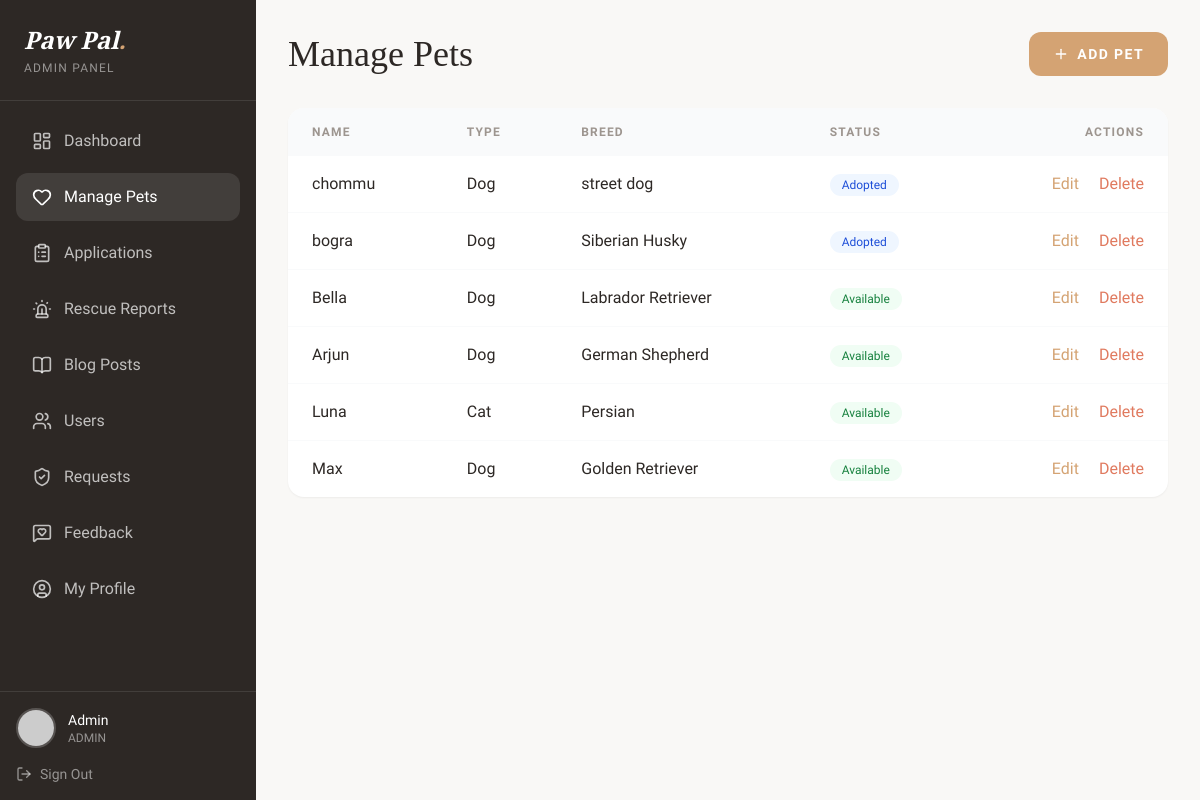
/admin/pets.php (signed in), run on the app's committed database.
### tables this page shows
CREATE TABLE `pets` (
  `id` int(11) NOT NULL,
  `name` varchar(50) NOT NULL,
  `type` enum('dog','cat','bird','other') NOT NULL,
  `breed` varchar(50) DEFAULT NULL,
  `age` varchar(20) DEFAULT NULL,
  `gender` enum('Male','Female') NOT NULL,
  `description` text DEFAULT NULL,
  `location` varchar(255) DEFAULT NULL,
  `image` varchar(255) DEFAULT 'default_pet.jpg',
  `status` enum('Available','Adopted','Pending') DEFAULT 'Available',
  `added_by` int(11) DEFAULT NULL,
  `added_at` timestamp NOT NULL DEFAULT current_timestamp()
);

### admin/pets.php (the view, shortened to what this page needs)
<?php
include '../config.php';
$editPet = null;
$pets = $conn->query("SELECT * FROM pets ORDER BY added_at DESC");
?>
<!DOCTYPE html>
<html lang="en" class="scroll-smooth">
<head>
    <script src="https://cdn.tailwindcss.com"></script>
</head>
<body class="font-sans text-paw-dark antialiased bg-paw-bg">
    <div class="flex min-h-screen">
        <?php include 'includes/sidebar.php'; ?>
        <main class="flex-1 p-8 overflow-y-auto">
            <div class="max-w-5xl mx-auto">
                <div class="flex justify-between items-center mb-8">
                    <h1 class="font-serif text-4xl">
                        <?php echo $editPet ? 'Edit Pet' : (isset($_GET['action']) && $_GET['action'] === 'add' ? 'Add New Pet' : 'Manage Pets'); ?>
                    </h1>
                    <?php if (!$editPet && (!isset($_GET['action']) || $_GET['action'] !== 'add')): ?>
                        <a href="pets.php?action=add"
                            class="inline-flex items-center gap-2 px-6 py-3 bg-paw-accent text-white rounded-xl text-sm uppercase tracking-widest font-bold hover:bg-paw-dark transition-colors">
                            <i data-lucide="plus" class="w-4 h-4"></i> Add Pet
                        </a>
                    <?php endif; ?>
                </div>
                <?php if ($editPet || (isset($_GET['action']) && $_GET['action'] === 'add')): ?>
                    <div class="bg-white rounded-2xl shadow-sm p-8">
                        <form method="POST" enctype="multipart/form-data" class="space-y-6">
                            <?php if ($editPet): ?>
                                <input type="hidden" name="pet_id" value="<?php echo $editPet['id']; ?>">
                            <?php endif; ?>
                            <div class="grid grid-cols-2 gap-6">
                                <div>
                                    <label class="block text-sm uppercase tracking-widest font-semibold mb-2">Pet
                                        Name</label>
                                    <input type="text" name="name" value="<?php echo $editPet['name'] ?? ''; ?>" required
                                        pattern="[a-zA-Z\s]+" title="Only letters and spaces are allowed"
                                        class="form-input">
                                </div>
                                <div>
                                    <label class="block text-sm uppercase tracking-widest font-semibold mb-2">Type</label>
                                    <select name="type" required class="form-input">
                                        <option value="dog" <?php echo ($editPet['type'] ?? '') === 'dog' ? 'selected' : ''; ?>>Dog</option>
                                        <option value="cat" <?php echo ($editPet['type'] ?? '') === 'cat' ? 'selected' : ''; ?>>Cat</option>
                                        <option value="bird" <?php echo ($editPet['type'] ?? '') === 'bird' ? 'selected' : ''; ?>>Bird</option>
                                        <option value="other" <?php echo ($editPet['type'] ?? '') === 'other' ? 'selected' : ''; ?>>Other</option>
                                    </select>
                                </div>
                            </div>
                            <div class="grid grid-cols-3 gap-6">
                                <div>
                                    <label class="block text-sm uppercase tracking-widest font-semibold mb-2">Breed</label>
                                    <input type="text" name="breed" value="<?php echo $editPet['breed'] ?? ''; ?>"
                                        class="form-input">
                                </div>
                                <div>
                                    <label class="block text-sm uppercase tracking-widest font-semibold mb-2">Age</label>
                                    <input type="text" name="age" value="<?php echo $editPet['age'] ?? ''; ?>"
                                        placeholder="e.g., 2 years" class="form-input">
                                </div>
                                <div>
                                    <label class="block text-sm uppercase tracking-widest font-semibold mb-2">Gender</label>
                                    <select name="gender" required class="form-input">
                                        <option value="Male" <?php echo ($editPet['gender'] ?? '') === 'Male' ? 'selected' : ''; ?>>Male</option>
                                        <option value="Female" <?php echo ($editPet['gender'] ?? '') === 'Female' ? 'selected' : ''; ?>>Female</option>
                                    </select>
                                </div>
                            </div>
                            <div>
                                <label class="block text-sm uppercase tracking-widest font-semibold mb-2">Status</label>
                                <select name="status" class="form-input">
                                    <option value="Available" <?php echo ($editPet['status'] ?? '') === 'Available' ? 'selected' : ''; ?>>Available</option>
                                    <option value="Pending" <?php echo ($editPet['status'] ?? '') === 'Pending' ? 'selected' : ''; ?>>Pending</option>
                                    <option value="Adopted" <?php echo ($editPet['status'] ?? '') === 'Adopted' ? 'selected' : ''; ?>>Adopted</option>
                                </select>
                            </div>
                            <div>
                                <label
                                    class="block text-sm uppercase tracking-widest font-semibold mb-2">Description</label>
                                <textarea name="description" rows="4"
                                    class="form-input resize-none"><?php echo $editPet['description'] ?? ''; ?></textarea>
                            </div>
                            <div>
                                <label class="block text-sm uppercase tracking-widest font-semibold mb-2">Image</label>
                                <input type="file" name="image" accept="image/*" class="form-input">
                            </div>
                            <div class="flex gap-4">
                                <button type="submit"
                                    class="px-8 py-3 bg-paw-accent text-white rounded-xl text-sm uppercase tracking-widest font-bold hover:bg-paw-dark transition-colors">
                                    <?php echo $editPet ? 'Update Pet' : 'Add Pet'; ?>
                                </button>
                                <a href="pets.php"
                                    class="px-8 py-3 border border-gray-200 rounded-xl text-sm uppercase tracking-widest font-bold hover:bg-gray-50 transition-colors">
                                    Cancel
                                </a>
                            </div>
                        </form>
                    </div>
                <?php else: ?>
                    <div class="bg-white rounded-2xl shadow-sm overflow-hidden">
                        <table class="w-full">
                            <thead class="bg-gray-50">
                                <tr>
                                    <th
                                        class="text-left px-6 py-4 text-xs uppercase tracking-widest font-semibold text-paw-gray">
                                        Name</th>
                                    <th
                                        class="text-left px-6 py-4 text-xs uppercase tracking-widest font-semibold text-paw-gray">
                                        Type</th>
                                    <th
                                        class="text-left px-6 py-4 text-xs uppercase tracking-widest font-semibold text-paw-gray">
                                        Breed</th>
                                    <th
                                        class="text-left px-6 py-4 text-xs uppercase tracking-widest font-semibold text-paw-gray">
                                        Status</th>
                                    <th
                                        class="text-right px-6 py-4 text-xs uppercase tracking-widest font-semibold text-paw-gray">
                                        Actions</th>
                                </tr>
                            </thead>
                            <tbody class="divide-y divide-gray-50">
                                <?php while ($pet = $pets->fetch_assoc()): ?>
                                    <tr class="hover:bg-gray-50 transition-colors">
                                        <td class="px-6 py-4 font-medium"><?php echo htmlspecialchars($pet['name']); ?></td>
                                        <td class="px-6 py-4 capitalize"><?php echo $pet['type']; ?></td>
                                        <td class="px-6 py-4"><?php echo htmlspecialchars($pet['breed']); ?></td>
                                        <td class="px-6 py-4">
                                            <span
                                                class="px-3 py-1 text-xs rounded-full
                                        <?php echo $pet['status'] === 'Available' ? 'bg-green-50 text-green-700' :
                                            ($pet['status'] === 'Pending' ? 'bg-yellow-50 text-yellow-700' : 'bg-blue-50 text-blue-700'); ?>">
                                                <?php echo $pet['status']; ?>
                                            </span>
                                        </td>
                                        <td class="px-6 py-4 text-right">
                                            <a href="pets.php?edit=<?php echo $pet['id']; ?>"
                                                class="text-paw-accent hover:underline mr-4">Edit</a>
                                            <a href="pets.php?delete=<?php echo $pet['id']; ?>"
                                                onclick="return confirm('Delete this pet?');"
                                                class="text-paw-alert hover:underline">Delete</a>
                                        </td>
                                    </tr>
                                <?php endwhile; ?>
                            </tbody>
                        </table>
                    </div>
                <?php endif; ?>
            </div>
        </main>
    </div>
</body>
</html>

### data on the page
pets: name "chommu", type "Dog", breed "street dog", status "Adopted"
pets: name "bogra", type "Dog", breed "Siberian Husky", status "Adopted"
pets: name "Bella", type "Dog", breed "Labrador Retriever", status "Available"
pets: name "Arjun", type "Dog", breed "German Shepherd", status "Available"
pets: name "Luna", type "Cat", breed "Persian", status "Available"
pets: name "Max", type "Dog", breed "Golden Retriever", status "Available"

### other printed values
$_SESSION['username'] "Admin"
